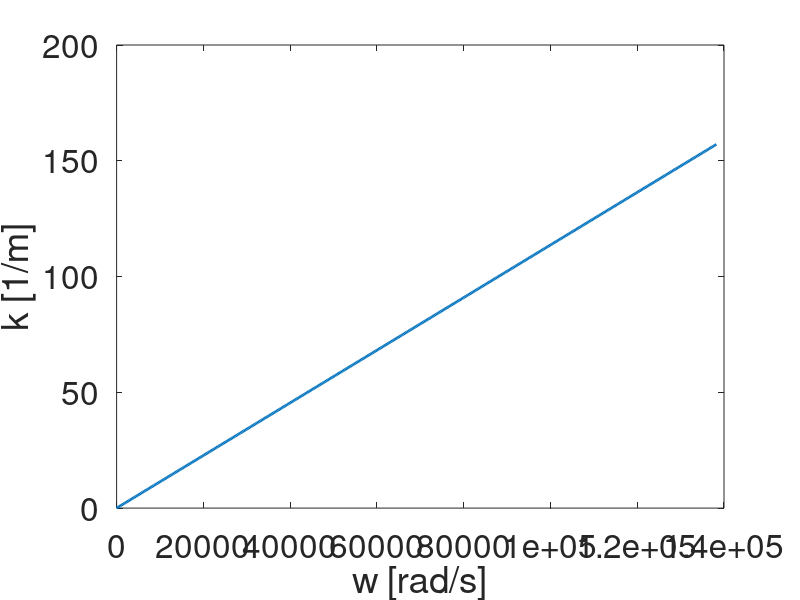
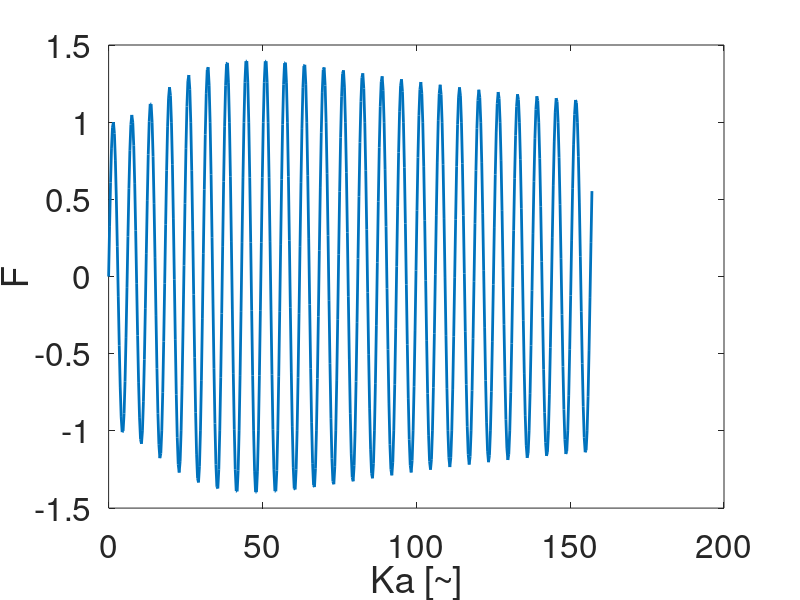
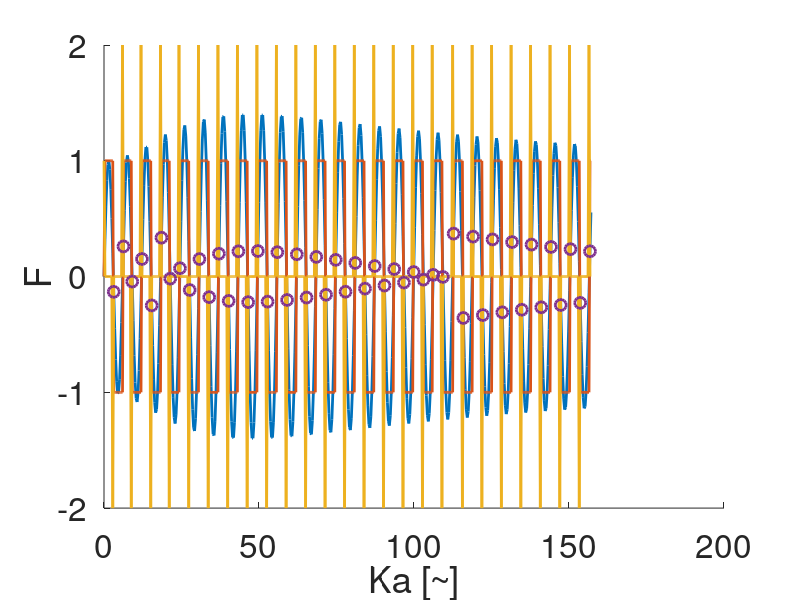
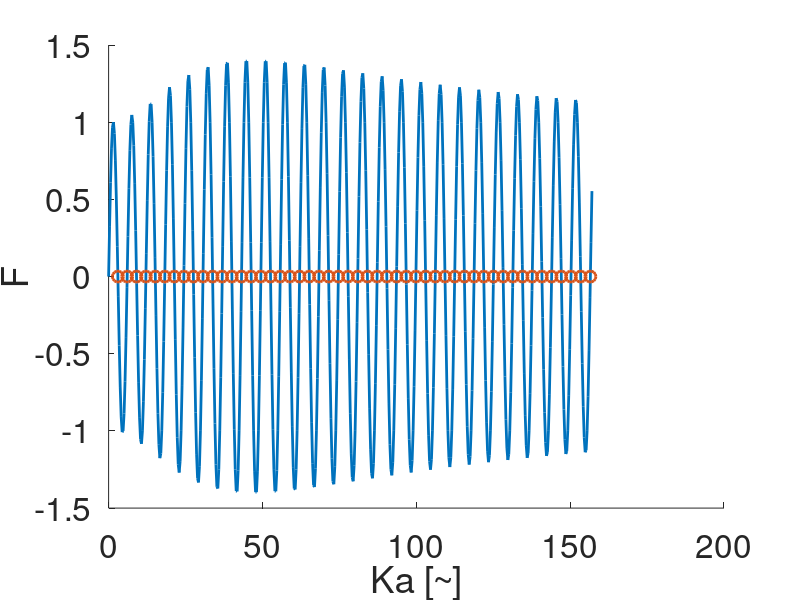

Reproduce these figures in MATLAB, in order.
%% ========================================================================
%% INITIALISATION =========================================================
clear;close all;clc;
%<<FAUX>> : certaines relations utilisées ici sont fausses dans le cas 
% traité ici, nanmoins elles sont utilisée afin d'avoir des ordres de 
% grandeurs raisonnables. 

% Geometrie : section cicrculaire
L=1;            % Longueur [m]
R=0.001;        % Rayon [m]
A=pi*R^2;       % Aire [m^2]
% Materiau : acier
E=210e9;        % Module de Young [Pa]
ro=7800;        % Masse volumique [kg/m^3]
% Tension : corde accordée sur le la-440
Note=440;       % Fréquence fondamentale [Hz]
C=2*L*Note;     % Celerité [m/s] <<FAUX>>
N0=ro*A*C^2;    % Tension [N]
Def=N0/(E*A);   % Deformation [~]

% Excitation: impacte ponctuel en s=el 
V=C*2;          % Vitesse de l'impact [m/]
el=L/6;         % Position de l'impact[m]
K=15.1*pi*N0/L;  % Raideur du ressort appliqué en s=L [N/m]
% Domaine modal
nmax=10;        % Nombre maximal de mode considéré      
n=(1:nmax)';    % Indices modaux

% Domaine spectral
kmax=2*pi/R/40; % Ainsi la plus petite longueur d'onde est ~ 20xR <<FAUX>>
wmax=C*kmax;    % Plus grande longueur pulsation [rad/s] <<FAUX>>
dw=(C*pi./L)/10;% Le pas dw est ~ 1/10 de min(pulsation d'une corde fixée aux deux extrémités) <<FAUX>>
w=0:dw:wmax;    % Echantillonage en pulsation [rad/s]
Nw=length(w);   % Nombre de points d'échantillonages en w

% Domaine spatial
ds=R;         % Pas en espace [m]
s=0:ds:L;       % Echantillonage spatial [m]
Ns=length(s);   % Nombre de points d'échantillonages en espace

% Domaine temporel
dt=2*pi/(wmax/2);   % Pas en temps [s]
tmax=2*pi/(dw);% Temps maximum de la simulation [s]
t=0:dt:tmax;    % Echantillonage temporel [s]
Nt=length(t);   % Nombre de points d'échantillonages en temps
%% ========================================================================
%Rq% Dans une phase de bebeugage, il faut que [Nt,Ns,Nw] aient des valeurs 
% raisonnables (<=1000) et si possible distinctes.
disp(['[Nt,Ns,Nw]=[' num2str([Nt,Ns,Nw]) ']'])
%% ========================================================================
%% RELATION DE DISPERSION =================================================
k=sqrt(ro*A/N0)*w;
%-> visualisation de la relation de dispersion
figure(1);
plot(w,k,'LineWidth',2)
xlabel('w [rad/s]');ylabel('k [1/m]')
set(gca,'FontSize',24)

%% ========================================================================
%% EQUATION TRANSCENDENTALE ===============================================
Ka=k*L;
dKa=Ka(2)-Ka(1);
Xi=K*L/N0;
F=2*Xi*Ka./(Xi^2+Ka.^2).*cos(Ka)+sin(Ka);
%-> visualisation de la relation de dispersion
figure(2);
plot(Ka,F,'LineWidth',2)
xlabel('Ka [~]');ylabel('F')
set(gca,'FontSize',24)

%% ========================================================================
%% RECHERCHE DES RACINES DE L'EQUATION TRANSCENDENTALE ====================
% On cherche d'abord numériquement une bonne approximation de ces racines
signF=sign(F);
diffsignF=diff(signF);
[iKa]=find(abs(diffsignF)==2)+1;
nmax=length(iKa);
%-> visualisation de la relation de dispersion
figure(3);hold on
plot(Ka,F,'LineWidth',2)
plot(Ka,signF,'LineWidth',2)
plot(Ka(1:Nw-1),diffsignF,'LineWidth',2)
plot(Ka(iKa),F(iKa),'o','MarkerSize',8,'LineWidth',2)
xlabel('Ka [~]');ylabel('F')
set(gca,'FontSize',24)

% On utilise ensuite un algorithme de cherche de zéros de fonctions.  avec 
% Le domaine de recherche est situé dans un voisinage de l'approximation 
% trouvée précédement. 
%-> La fonction quadratique à minimiser
fctFquad=@(Ka) (2*Xi*Ka./(Xi^2+Ka.^2).*cos(Ka)+sin(Ka)).^2;
%-> La minimisation
for n=1:nmax
    Kan(n)=fminbnd(@(KK) fctFquad(KK),Ka(iKa(n))-2*dKa,Ka(iKa(n))+2*dKa);    
end
%-> visualisation de la relation de dispersion
figure(4);hold on
plot(Ka,F,'LineWidth',2)
plot(Kan,2*Xi*Kan./(Xi^2+Kan.^2).*cos(Kan)+sin(Kan),'o','MarkerSize',8,'LineWidth',2)
xlabel('Ka [~]');ylabel('F')
set(gca,'FontSize',24)
%% ========================================================================

%% ========================================================================
%% FREQUENCE PROPRES ET RE-DIMENSIONNALISATION DES DOMAINES ===============
n=(1:nmax)';    % Indices modaux
kn=Kan'/L;      % Nombres d'ondes [1/m]
wn=C*kn;        % Pulsation [rad/s], relation de dispersion
Lamb=2*pi./kn;  % Longueur d'onde de chaque mode [m]
Per=2*pi./wn;   % Periode de chaque mode [s]
Freq=1./Per;    % Fréquence de chaque mode [Hz]
% Domaine spatial
ds=min(Lamb)/20;% Pas en espace [m]
s=(0:ds:L);     % Echantillonage spatial [m]
% Domaine temporel
dt=min(Per)/2;  % Pas en temps [s]
tmax=max(Per)*2;% Temps maximum de la simulation [s]
t=0:dt:tmax;    % Echantillonage temporel [s]
%% ========================================================================

%% ========================================================================
%% ANALYSE MODALE =========================================================
% Modes propres
for in=1:nmax
    % Y_ij, avec i=>n et j=>s
Y(in,:)=cos(kn(in).*s)+K/N0*sin(kn(in).*s)./kn(in);    % Y_ij, avec i=>n et j=>s
% Norme au carré de chaque mode (obtenu via calcul formel) 
normY2(in,:)=(2*(K^2.*kn(in)*L+K*N0+kn(in)*L*N0^2)-2*K*N0*cos(2*kn(in)*L)+(N0^2-K^2).*sin(2*kn(in)*L))./(4*kn(in)*N0^2);
end
%-> visualisation de quelques modes propres
figure(5);
plot(s,Y([1:3 nmax],:),'LineWidth',2)
xlabel('s [m]')
legend('n=1','n=2','n=3','n=nmax')
set(gca,'FontSize',24)

%% Amplitude modale
an=zeros(size(n));
bn=L*V*(cos(kn.*el)+K/N0*sin(kn.*el)./kn)./normY2;
%-> visualisation des amplitudes modales an
figure(6);
stem(Freq,abs(bn),'LineWidth',2)
xlabel('fn [Hz]')
ylabel('|bn| [m]')
set(gca,'FontSize',24)

%% Fonction en temps
T=an.*cos(wn.*t)+bn.*sin(wn.*t)./wn;    % T_ij, avec i=>n et j=>t
%-> visualisation de T(t) pour quelques modes
figure(7);
plot(t,T([1:3 nmax],:),'LineWidth',2)
xlabel('t [s]')
legend('n=1','n=2','n=3','n=nmax')
set(gca,'FontSize',24)

%% Solution générale
u=Y'*T;    % u_ij, avec i=>s et j=>t
%-> visualisation de u(s,t) à divers instants
figure(8);
plot(s,u(:,[1 10 20]),'LineWidth',2);
xlabel('s [m]');ylabel('u(s,t) [m]');
legend(['t=' num2str(t(1)) ],['t=' num2str(t(10)) ],['t=' num2str(t(20)) ])
axis equal
set(gca,'FontSize',24)
%-> visualisation de u(s,t) en divers point de la corde
figure(8);
plot(t,u([1 10 20],:),'LineWidth',2);
xlabel('t [m]');ylabel('u(s,t) [m]');
legend(['s=' num2str(s(1)) ],['s=' num2str(s(10)) ],['s=' num2str(s(20)) ])
set(gca,'FontSize',24)
%-> visualisation de u(s,t) au cours du temps
figure(9);
for j=1:length(t)
    plot(s,u(:,j),'LineWidth',2);
    xlabel('s [m]');ylabel('u(s,t) [m]');
    axis equal;axis([0,L,-1*1*max(max(abs(u))),1*1*max(max(abs(u)))])
    set(gca,'FontSize',24);
    pause(0.1)
end
